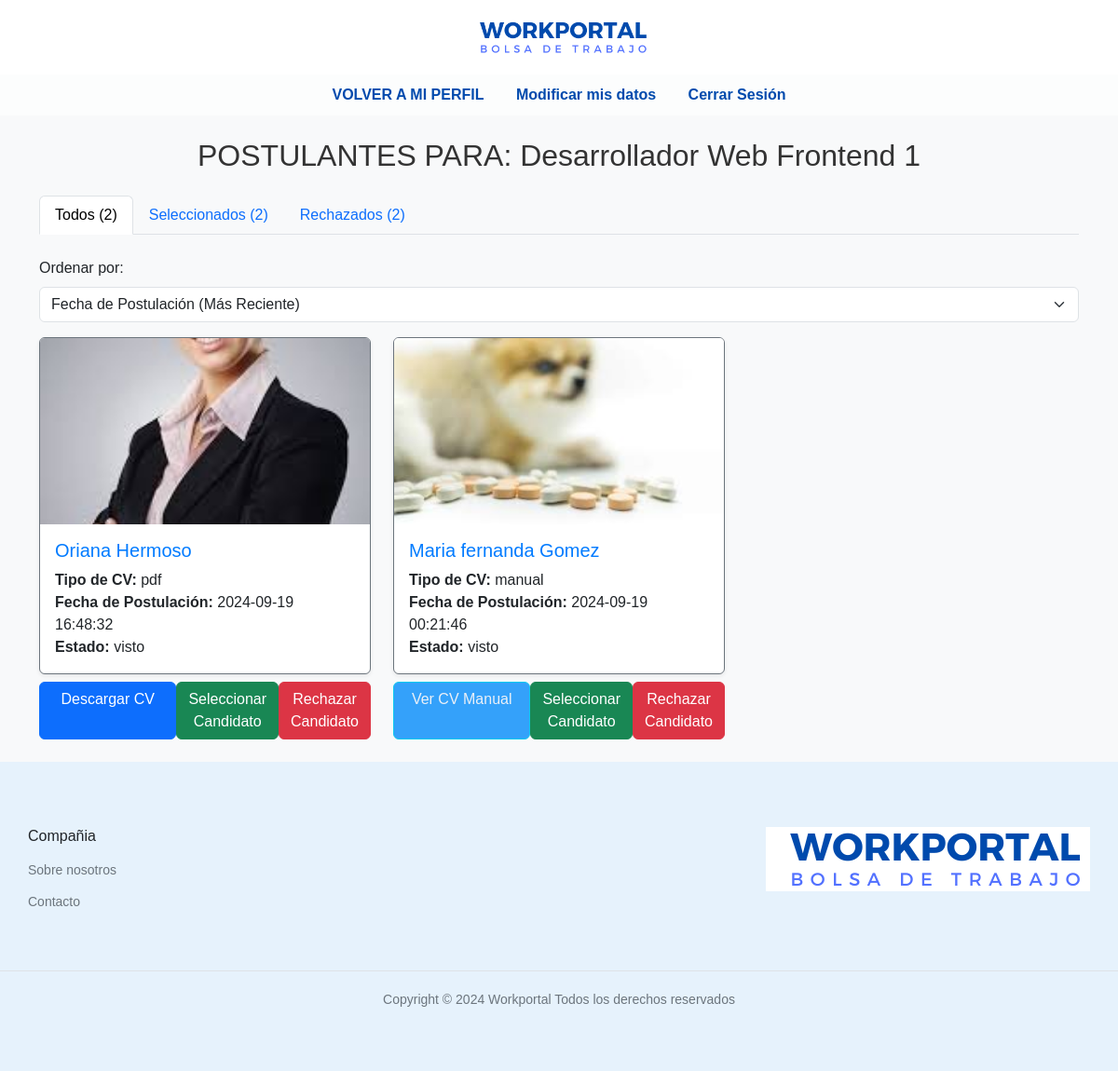
The app's page /ver_postulantes.php?id_vacante=3 (signed in) with its own data.
### tables this page shows
CREATE TABLE `vacantes` (
  `id` int(11) NOT NULL,
  `id_empresa` int(11) NOT NULL,
  `titulo` varchar(255) NOT NULL,
  `descripcion` text NOT NULL,
  `salario` decimal(10,2) NOT NULL,
  `fecha_publicacion` timestamp NOT NULL DEFAULT current_timestamp(),
  `modalidad` varchar(50) DEFAULT NULL,
  `area` varchar(100) DEFAULT NULL,
  `provincia` varchar(50) DEFAULT NULL,
  `localidad` varchar(50) DEFAULT NULL,
  `pais` varchar(50) DEFAULT NULL,
  `nivel_laboral` varchar(50) DEFAULT NULL,
  `carga_horaria` varchar(50) DEFAULT NULL,
  `estado` enum('activa','finalizada') DEFAULT 'activa'
);

CREATE TABLE `postulaciones` (
  `id_postulacion` int(11) NOT NULL,
  `id_usuario` int(11) NOT NULL,
  `id_vacante` int(11) NOT NULL,
  `tipo_cv` enum('pdf','manual') NOT NULL,
  `fecha_postulacion` timestamp NOT NULL DEFAULT current_timestamp(),
  `estado` enum('enviado','visto','seleccionado','rechazado') DEFAULT 'enviado'
);

CREATE TABLE `usuarios` (
  `id_usuario` int(11) NOT NULL,
  `nombre` varchar(255) NOT NULL,
  `correo_electronico` varchar(255) NOT NULL,
  `contrasena` varchar(255) NOT NULL,
  `apellido` varchar(255) DEFAULT NULL,
  `dni` varchar(20) DEFAULT NULL,
  `localidad` varchar(255) DEFAULT NULL,
  `provincia` varchar(255) DEFAULT NULL,
  `pais` varchar(255) DEFAULT NULL,
  `telefono` varchar(20) DEFAULT NULL,
  `token` varchar(255) DEFAULT NULL,
  `foto_perfil` varchar(255) DEFAULT 'img/sinfoto.png',
  `sobre_mi` text DEFAULT NULL,
  `cv_pdf` varchar(255) DEFAULT NULL
);

### ver_postulantes.php (the view, shortened to what this page needs)
<?php
require_once "bd.php";
$id_vacante = isset($_GET['id_vacante']) ? (int)$_GET['id_vacante'] : 0;
$estado = isset($_GET['estado']) ? $_GET['estado'] : 'todos';
$orden = isset($_GET['orden']) && $_GET['orden'] === 'ant' ? 'ASC' : 'DESC';
$sql_vacante = "SELECT * FROM vacantes WHERE id = :id_vacante";
$stmt_vacante = $conexion->prepare($sql_vacante);
$stmt_vacante->execute([':id_vacante' => $id_vacante]);
$vacante = $stmt_vacante->fetch(PDO::FETCH_ASSOC);
$sql_postulantes = "SELECT p.*, u.cv_pdf, u.foto_perfil, u.nombre, u.apellido
                    FROM postulaciones p
                    INNER JOIN usuarios u ON p.id_usuario = u.id_usuario
                    WHERE p.id_vacante = :id_vacante";
if ($estado === 'todos') {
    $sql_postulantes .= " AND (p.estado = 'enviado' OR p.estado = 'visto')";
} elseif ($estado === 'seleccionados') {
    $sql_postulantes .= " AND p.estado = 'seleccionado'";
} elseif ($estado === 'rechazados') {
    $sql_postulantes .= " AND p.estado = 'rechazado'";
}
$sql_postulantes .= " ORDER BY p.fecha_postulacion $orden";
$stmt_postulantes = $conexion->prepare($sql_postulantes);
$stmt_postulantes->execute([':id_vacante' => $id_vacante]);
$postulantes = $stmt_postulantes->fetchAll(PDO::FETCH_ASSOC);
$sql_count_todos = "SELECT COUNT(*) as total FROM postulaciones WHERE id_vacante = :id_vacante AND (estado = 'enviado' OR estado = 'visto')";
$stmt_count_todos = $conexion->prepare($sql_count_todos);
$stmt_count_todos->execute([':id_vacante' => $id_vacante]);
$count_todos = $stmt_count_todos->fetch(PDO::FETCH_ASSOC)['total'];
$sql_count_seleccionados = "SELECT COUNT(*) as total FROM postulaciones WHERE id_vacante = :id_vacante AND estado = 'seleccionado'";
$stmt_count_seleccionados = $conexion->prepare($sql_count_seleccionados);
$stmt_count_seleccionados->execute([':id_vacante' => $id_vacante]);
$count_seleccionados = $stmt_count_seleccionados->fetch(PDO::FETCH_ASSOC)['total'];
$sql_count_rechazados = "SELECT COUNT(*) as total FROM postulaciones WHERE id_vacante = :id_vacante AND estado = 'rechazado'";
$stmt_count_rechazados = $conexion->prepare($sql_count_rechazados);
$stmt_count_rechazados->execute([':id_vacante' => $id_vacante]);
$count_rechazados = $stmt_count_rechazados->fetch(PDO::FETCH_ASSOC)['total'];
?>
<!DOCTYPE html>
<html lang="es">
<head>
    <link href="https://cdn.jsdelivr.net/npm/bootstrap@5.3.3/dist/css/bootstrap.min.css" rel="stylesheet">
    <link rel="stylesheet" href="styles/ver_postulantes.css">
</head>
<body>
<header>
    <?php include 'templates/header.php'; ?>
    <nav>
        <a href="perfil_empresa.php">VOLVER A MI PERFIL</a>
        <a href="modificar_datos_empresa">Modificar mis datos</a>
        <a href="cerrar_sesion_empresa.php">Cerrar Sesión</a>
    </nav>
</header>
<div class="container mt-4">
    <h2 class="text-center mb-4">POSTULANTES PARA: <?php echo htmlspecialchars($vacante['titulo']); ?></h2>
    <ul class="nav nav-tabs mb-4" id="myTab" role="tablist">
        <li class="nav-item" role="presentation">
            <a class="nav-link <?php echo $estado === 'todos' ? 'active' : ''; ?>" id="todos-tab" href="?id_vacante=<?php echo $id_vacante; ?>&estado=todos&orden=<?php echo $orden; ?>" role="tab" aria-controls="todos" aria-selected="<?php echo $estado === 'todos' ? 'true' : 'false'; ?>">
                Todos (<?php echo $count_todos; ?>)
            </a>
        </li>
        <li class="nav-item" role="presentation">
            <a class="nav-link <?php echo $estado === 'seleccionados' ? 'active' : ''; ?>" id="seleccionados-tab" href="?id_vacante=<?php echo $id_vacante; ?>&estado=seleccionados&orden=<?php echo $orden; ?>" role="tab" aria-controls="seleccionados" aria-selected="<?php echo $estado === 'seleccionados' ? 'true' : 'false'; ?>">
                Seleccionados (<?php echo $count_seleccionados; ?>)
            </a>
        </li>
        <li class="nav-item" role="presentation">
            <a class="nav-link <?php echo $estado === 'rechazados' ? 'active' : ''; ?>" id="rechazados-tab" href="?id_vacante=<?php echo $id_vacante; ?>&estado=rechazados&orden=<?php echo $orden; ?>" role="tab" aria-controls="rechazados" aria-selected="<?php echo $estado === 'rechazados' ? 'true' : 'false'; ?>">
                Rechazados (<?php echo $count_rechazados; ?>)
            </a>
        </li>
    </ul>
    <?php if (empty($postulantes)): ?>
        <div class="alert alert-warning text-center" role="alert">No hay postulantes para esta vacante.</div>
    <?php else: ?>
        <div class="mb-3">
            <label for="orden" class="form-label">Ordenar por:</label>
            <select id="orden" class="form-select" onchange="location = this.value;">
                <option value="?id_vacante=<?php echo $id_vacante; ?>&estado=<?php echo $estado; ?>">Fecha de Postulación (Más Reciente)</option>
            </select>
        </div>
        <div class="row">
            <?php foreach ($postulantes as $postulante): ?>
                <div class="col-md-4 mb-4">
                    <div class="card border-secondary shadow-sm">
                        <img src="<?php echo htmlspecialchars($postulante['foto_perfil'] ?? 'img/sinfoto.png'); ?>" class="card-img-top" alt="Foto de Perfil" style="height: 200px; object-fit: cover;">
                        <div class="card-body">
                            <h5 class="card-title"><?php echo htmlspecialchars($postulante['nombre'])," ", ($postulante['apellido']); ?></h5>
                            <p class="card-text">
                                <strong>Tipo de CV:</strong> <?php echo htmlspecialchars($postulante['tipo_cv']); ?><br>
                                <strong>Fecha de Postulación:</strong> <?php echo htmlspecialchars($postulante['fecha_postulacion']); ?><br>
                                <strong>Estado:</strong> <?php echo htmlspecialchars($postulante['estado']); ?>
                            </p>
                        </div>
                    </div>
                    <div class="d-flex justify-content-between mt-2">
                        <?php if ($postulante['tipo_cv'] == 'pdf'): ?>
                            <a href="actualizar_estado.php?id_postulacion=<?php echo htmlspecialchars($postulante['id_postulacion']); ?>&tipo_cv=pdf" class="btn btn-primary" download>Descargar CV</a>
                        <?php else: ?>
                            <a href="actualizar_estado.php?id_postulacion=<?php echo htmlspecialchars($postulante['id_postulacion']); ?>&tipo_cv=manual" class="btn btn-info">Ver CV Manual</a>
                        <?php endif; ?>
                        <?php if ($postulante['estado'] === 'enviado' || $postulante['estado'] === 'visto'):  ?>
                            <form action="seleccionar_candidato.php?id_vacante=<?php echo htmlspecialchars($id_vacante); ?>" method="post" class="d-inline">
                                <button type="submit" class="btn btn-success">Seleccionar Candidato</button>
                            </form>
                            <form action="rechazar_candidato.php?id_vacante=<?php echo htmlspecialchars($id_vacante); ?>" method="post" class="d-inline">
                                <button type="submit" class="btn btn-danger">Rechazar Candidato</button>
                            </form>
                        <?php elseif ($postulante['estado'] === 'rechazado'): ?>
                            <span class="text-danger">Rechazado</span>
                        <?php else: ?>
                            <span class="text-success">Candidato Seleccionado</span>
                        <?php endif; ?>
                    </div>
                </div>
            <?php endforeach; ?>
        </div>
    <?php endif; ?>
</div>
<footer><?php include 'templates/footer.php'; ?></footer>
</body>
</html>

### styles/ver_postulantes.css (style rules this page uses)
body { background-color: #f8f9fa; }
h2 { font-family: 'Arial', sans-serif; color: #333; }
.card { transition: transform 0.2s; }
.card-title { color: #007bff; }
.btn-primary, .btn-info { width: 100%; }
.btn-info { color: #ebf0f7; background-color: #34a1fa; }
nav { background-color: #ffffffad; padding: 10px; text-align: center; position: relative; }
nav a { color: #004aad; text-decoration: none; margin: 0 15px; font-size: 1rem; font-weight: bold; }

### styles/header.css (style rules this page uses)
body { font-family: Arial, sans-serif; margin: 0; padding: 0; box-sizing: border-box; }

### styles/footer.css (style rules this page uses)
body { font-family: 'Arial', sans-serif; margin: 0; padding: 0; box-sizing: border-box; }

### records on screen
vacantes: titulo "Desarrollador Web Frontend 1"
postulaciones: id_usuario.foto_perfil (picture), id_usuario.nombre "Oriana", id_usuario.apellido "Hermoso", tipo_cv "pdf", fecha_postulacion "2024-09-19 16:48:32", estado "visto"
postulaciones: id_usuario.foto_perfil (picture), id_usuario.nombre "Maria fernanda", id_usuario.apellido "Gomez", tipo_cv "manual", fecha_postulacion "2024-09-19 00:21:46", estado "visto"

### other values on screen
$count_todos "2"
$count_seleccionados "2"
$count_rechazados "2"
